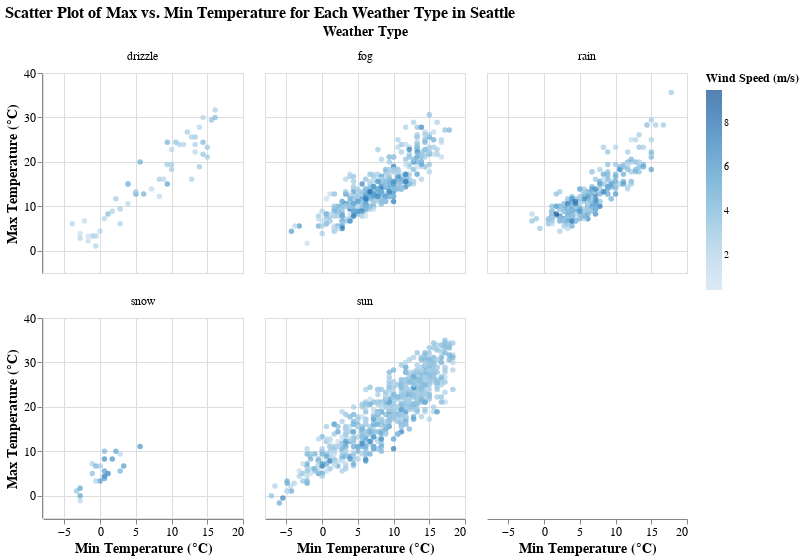

Notebook code cell kept with this figure:
### Markdown cell above
##### Question 3 (10 points)

Create a facet figure with 2 row and 3 columns. For each panel in the facet figure, it shows a scatter plot between the max and min temperature for one type of weather. Use the wind speed to color the points. Also add interaction to show the max and min temperature and wind speed for each data point. Include necessary title and labels.

### Code cell
# Creating facet chart
facet_chart = alt.Chart(weather).mark_circle().encode(
    x=alt.X('temp_min:Q', axis=alt.Axis(title='Min Temperature (°C)', titleFontSize=14, labelFontSize=12)),
    y=alt.Y('temp_max:Q', axis=alt.Axis(title='Max Temperature (°C)', titleFontSize=14, labelFontSize=12)),
    color=alt.Color('wind:Q', legend=alt.Legend(title='Wind Speed (m/s)', titleFontSize=12, labelFontSize=10)),
    tooltip=['temp_min', 'temp_max', 'wind']
).properties(
    width=200,
    height=200
).facet(
    facet=alt.Facet('weather:N', title='Weather Type', header=alt.Header(titleFontSize=14, labelFontSize=12)),
    columns=3
).properties(
    title=alt.TitleParams('Scatter Plot of Max vs. Min Temperature for Each Weather Type in Seattle', fontSize=16)
)

facet_chart.display()

### Figure 1 — Vega-Lite specification as saved in the notebook (floating-point values rounded to 4 significant figures; data arrays with more than 128 entries replaced by an {"elided": "..."} marker saying what was removed)
{"config": {"view": {"continuousWidth": 300, "continuousHeight": 300}}, "data": {"name": "data-830c39fec90146253fb06a06c26374ef"}, "facet": {"field": "weather", "header": {"labelFontSize": 12, "titleFontSize": 14}, "title": "Weather Type", "type": "nominal"}, "spec": {"mark": {"type": "circle"}, "encoding": {"color": {"field": "wind", "legend": {"labelFontSize": 10, "title": "Wind Speed (m/s)", "titleFontSize": 12}, "type": "quantitative"}, "tooltip": [{"field": "temp_min", "type": "quantitative"}, {"field": "temp_max", "type": "quantitative"}, {"field": "wind", "type": "quantitative"}], "x": {"axis": {"labelFontSize": 12, "title": "Min Temperature (°C)", "titleFontSize": 14}, "field": "temp_min", "type": "quantitative"}, "y": {"axis": {"labelFontSize": 12, "title": "Max Temperature (°C)", "titleFontSize": 14}, "field": "temp_max", "type": "quantitative"}}, "height": 200, "width": 200}, "columns": 3, "title": {"text": "Scatter Plot of Max vs. Min Temperature for Each Weather Type in Seattle", "fontSize": 16}, "$schema": "https://vega.github.io/schema/vega-lite/v5.16.3.json", "datasets": {"data-830c39fec90146253fb06a06c26374ef": {"elided": "1461 records"}}}
